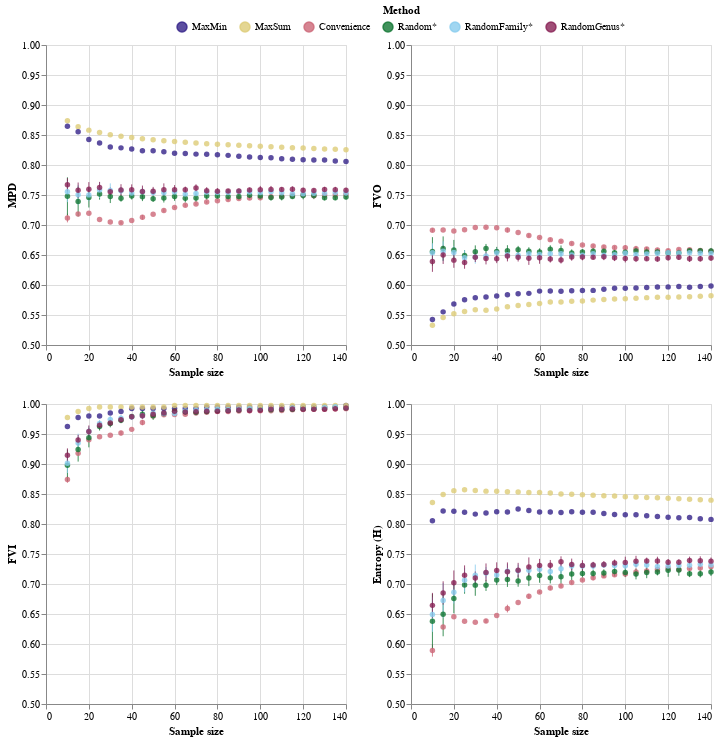

Here is the notebook cell this chart was saved with:
### Code cell
combined

### Figure 1 — Vega-Lite specification as saved in the notebook (floating-point values rounded to 4 significant figures; data arrays with more than 128 entries replaced by an {"elided": "..."} marker saying what was removed)
{"config": {"view": {"continuousWidth": 300, "continuousHeight": 300}}, "vconcat": [{"hconcat": [{"layer": [{"data": {"name": "data-77b5d578233f33253e20c91cd6d22ebc"}, "mark": {"type": "errorbar", "extent": "stdev", "opacity": 0.8}, "encoding": {"color": {"field": "Method", "legend": {"direction": "horizontal", "legendX": 130, "legendY": -40, "orient": "none", "titleAnchor": "middle"}, "scale": {"range": ["#332288", "#DDCC77", "#CC6677", "#117733", "#88CCEE", "#882255"]}, "sort": ["MaxMin", "MaxSum", "Convenience", "Random*", "RandomFamily*", "RandomGenus*"], "type": "nominal"}, "x": {"field": "k", "title": "Sample size", "type": "quantitative"}, "y": {"field": "mpd", "scale": {"domain": [0.5, 1]}, "title": "MPD", "type": "quantitative"}}}, {"data": {"name": "data-c22e7f4251271ed69c25fae7c7c7544a"}, "mark": {"type": "point", "filled": true, "opacity": 0.8}, "encoding": {"color": {"field": "Method", "legend": {"direction": "horizontal", "legendX": 130, "legendY": -40, "orient": "none", "titleAnchor": "middle"}, "scale": {"range": ["#332288", "#DDCC77", "#CC6677", "#117733", "#88CCEE", "#882255"]}, "sort": ["MaxMin", "MaxSum", "Convenience", "Random*", "RandomFamily*", "RandomGenus*"], "type": "nominal"}, "x": {"field": "k", "title": "Sample size", "type": "quantitative"}, "y": {"aggregate": "mean", "field": "mpd", "scale": {"domain": [0.5, 1]}, "title": "MPD", "type": "quantitative"}}}]}, {"layer": [{"data": {"name": "data-77b5d578233f33253e20c91cd6d22ebc"}, "mark": {"type": "errorbar", "extent": "stdev", "opacity": 0.8}, "encoding": {"color": {"field": "Method", "legend": {"direction": "horizontal", "legendX": 130, "legendY": -40, "orient": "none", "titleAnchor": "middle"}, "scale": {"range": ["#332288", "#DDCC77", "#CC6677", "#117733", "#88CCEE", "#882255"]}, "sort": ["MaxMin", "MaxSum", "Convenience", "Random*", "RandomFamily*", "RandomGenus*"], "type": "nominal"}, "x": {"field": "k", "title": "Sample size", "type": "quantitative"}, "y": {"field": "fvo", "scale": {"domain": [0.5, 1]}, "title": "FVO", "type": "quantitative"}}}, {"data": {"name": "data-c22e7f4251271ed69c25fae7c7c7544a"}, "mark": {"type": "point", "filled": true, "opacity": 0.8}, "encoding": {"color": {"field": "Method", "legend": {"direction": "horizontal", "legendX": 130, "legendY": -40, "orient": "none", "titleAnchor": "middle"}, "scale": {"range": ["#332288", "#DDCC77", "#CC6677", "#117733", "#88CCEE", "#882255"]}, "sort": ["MaxMin", "MaxSum", "Convenience", "Random*", "RandomFamily*", "RandomGenus*"], "type": "nominal"}, "x": {"field": "k", "title": "Sample size", "type": "quantitative"}, "y": {"aggregate": "mean", "field": "fvo", "scale": {"domain": [0.5, 1]}, "title": "FVO", "type": "quantitative"}}}]}]}, {"hconcat": [{"layer": [{"data": {"name": "data-77b5d578233f33253e20c91cd6d22ebc"}, "mark": {"type": "errorbar", "extent": "stdev", "opacity": 0.8}, "encoding": {"color": {"field": "Method", "legend": {"direction": "horizontal", "legendX": 130, "legendY": -40, "orient": "none", "titleAnchor": "middle"}, "scale": {"range": ["#332288", "#DDCC77", "#CC6677", "#117733", "#88CCEE", "#882255"]}, "sort": ["MaxMin", "MaxSum", "Convenience", "Random*", "RandomFamily*", "RandomGenus*"], "type": "nominal"}, "x": {"field": "k", "title": "Sample size", "type": "quantitative"}, "y": {"field": "fvi", "scale": {"domain": [0.5, 1]}, "title": "FVI", "type": "quantitative"}}}, {"data": {"name": "data-c22e7f4251271ed69c25fae7c7c7544a"}, "mark": {"type": "point", "filled": true, "opacity": 0.8}, "encoding": {"color": {"field": "Method", "legend": {"direction": "horizontal", "legendX": 130, "legendY": -40, "orient": "none", "titleAnchor": "middle"}, "scale": {"range": ["#332288", "#DDCC77", "#CC6677", "#117733", "#88CCEE", "#882255"]}, "sort": ["MaxMin", "MaxSum", "Convenience", "Random*", "RandomFamily*", "RandomGenus*"], "type": "nominal"}, "x": {"field": "k", "title": "Sample size", "type": "quantitative"}, "y": {"aggregate": "mean", "field": "fvi", "scale": {"domain": [0.5, 1]}, "title": "FVI", "type": "quantitative"}}}]}, {"layer": [{"data": {"name": "data-77b5d578233f33253e20c91cd6d22ebc"}, "mark": {"type": "errorbar", "extent": "stdev", "opacity": 0.8}, "encoding": {"color": {"field": "Method", "legend": {"direction": "horizontal", "legendX": 130, "legendY": -40, "orient": "none", "titleAnchor": "middle"}, "scale": {"range": ["#332288", "#DDCC77", "#CC6677", "#117733", "#88CCEE", "#882255"]}, "sort": ["MaxMin", "MaxSum", "Convenience", "Random*", "RandomFamily*", "RandomGenus*"], "type": "nominal"}, "x": {"field": "k", "title": "Sample size", "type": "quantitative"}, "y": {"field": "entropy_without_missing", "scale": {"domain": [0.5, 1]}, "title": "Entropy (H)", "type": "quantitative"}}}, {"data": {"name": "data-c22e7f4251271ed69c25fae7c7c7544a"}, "mark": {"type": "point", "filled": true, "opacity": 0.8}, "encoding": {"color": {"field": "Method", "legend": {"direction": "horizontal", "legendX": 130, "legendY": -40, "orient": "none", "titleAnchor": "middle"}, "scale": {"range": ["#332288", "#DDCC77", "#CC6677", "#117733", "#88CCEE", "#882255"]}, "sort": ["MaxMin", "MaxSum", "Convenience", "Random*", "RandomFamily*", "RandomGenus*"], "type": "nominal"}, "x": {"field": "k", "title": "Sample size", "type": "quantitative"}, "y": {"aggregate": "mean", "field": "entropy_without_missing", "scale": {"domain": [0.5, 1]}, "title": "Entropy (H)", "type": "quantitative"}}}]}]}], "$schema": "https://vega.github.io/schema/vega-lite/v5.17.0.json", "datasets": {"data-77b5d578233f33253e20c91cd6d22ebc": {"elided": "1080 records"}, "data-c22e7f4251271ed69c25fae7c7c7544a": {"elided": "1134 records"}}}
